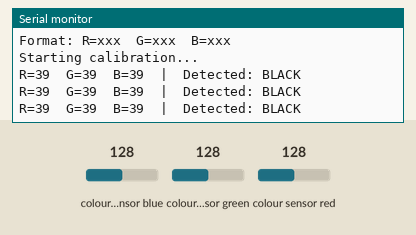
This sketch was run on a simulated Arduino Uno, built with avr-gcc and run on an emulated ATmega328P. On the bench: the last lines printed to the serial monitor. Wiring (inferred from the names in the program): TCS3200 colour sensor: output A4; S2 A2; S3 A3; S0 pin 8; S1 pin 13. Inputs (shaded band) come from the test bench; at power-on: colour sensor blue 128, colour sensor green 128, colour sensor red 128.

Above: at 3.2 s.
3.3 s: colour sensor blue set to 5
At 4.1 s:
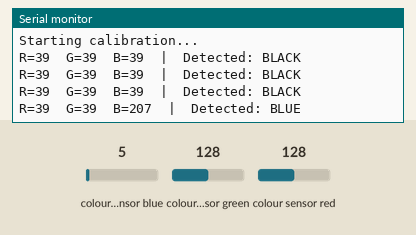
5.7 s: colour sensor green set to 5
At 6.2 s:
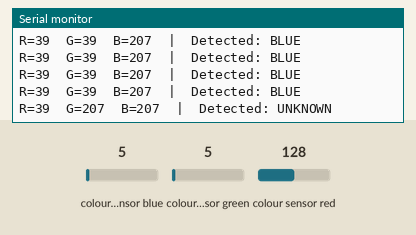
7.8 s: colour sensor red set to 5
At 8.4 s:
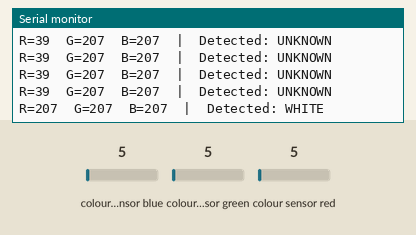

Measured:
- after the input at 3.3 s, the serial monitor: prints a new line after 0.38 s (image 1)
- after the input at 5.7 s, the serial monitor: prints a new line after 0.10 s (image 2)
- after the input at 7.8 s, the serial monitor: prints a new line after 0.13 s (image 3)

The sketch:

color_sensor_calibration.ino
```cpp
/*
 * Color Sensor Calibration Sketch
 * Use this to calibrate RGB threshold values for each color
 *
 * Instructions:
 * 1. Upload this sketch
 * 2. Open Serial Monitor (9600 baud)
 * 3. Point sensor at BLACK surface → record RGB values
 * 4. Point sensor at GREEN surface → record RGB values
 * 5. Point sensor at RED surface → record RGB values
 * 6. Point sensor at BLUE surface → record RGB values
 * 7. Point sensor at WHITE surface → record RGB values
 * 8. Update color threshold ranges in config.h
 */

// Pin definitions
#define COLOR_S0   8
#define COLOR_S1   13
#define COLOR_S2   A2
#define COLOR_S3   A3
#define COLOR_OUT  A4

void setup() {
  Serial.begin(9600);
  Serial.println("=== Color Sensor Calibration ===");
  Serial.println("Point sensor at each color and record RGB values");
  Serial.println("Format: R=xxx  G=xxx  B=xxx");
  Serial.println();

  // Initialize color sensor pins
  pinMode(COLOR_S0, OUTPUT);
  pinMode(COLOR_S1, OUTPUT);
  pinMode(COLOR_S2, OUTPUT);
  pinMode(COLOR_S3, OUTPUT);
  pinMode(COLOR_OUT, INPUT);

  // Set frequency scaling to 20%
  digitalWrite(COLOR_S0, HIGH);
  digitalWrite(COLOR_S1, LOW);

  delay(2000);
  Serial.println("Starting calibration...\n");
}

void loop() {
  // Read RGB values
  int red = readRed();
  int green = readGreen();
  int blue = readBlue();

  // Print values
  Serial.print("R=");
  Serial.print(red);
  Serial.print("\tG=");
  Serial.print(green);
  Serial.print("\tB=");
  Serial.print(blue);
  Serial.print("\t|\t");

  // Guess color (basic detection)
  String detectedColor = guessColor(red, green, blue);
  Serial.print("Detected: ");
  Serial.println(detectedColor);

  delay(500);
}

// Read red filtered value
int readRed() {
  digitalWrite(COLOR_S2, LOW);
  digitalWrite(COLOR_S3, LOW);
  delay(10);
  int frequency = pulseIn(COLOR_OUT, LOW);
  return frequency;
}

// Read green filtered value
int readGreen() {
  digitalWrite(COLOR_S2, HIGH);
  digitalWrite(COLOR_S3, HIGH);
  delay(10);
  int frequency = pulseIn(COLOR_OUT, LOW);
  return frequency;
}

// Read blue filtered value
int readBlue() {
  digitalWrite(COLOR_S2, LOW);
  digitalWrite(COLOR_S3, HIGH);
  delay(10);
  int frequency = pulseIn(COLOR_OUT, LOW);
  return frequency;
}

// Basic color detection (adjust thresholds based on your readings)
String guessColor(int r, int g, int b) {
  // These are example thresholds - adjust based on your calibration!

  // Black (low values for all)
  if (r < 50 && g < 50 && b < 50) {
    return "BLACK";
  }

  // White (high values for all)
  if (r > 200 && g > 200 && b > 200) {
    return "WHITE";
  }

  // Red (high red, low green and blue)
  if (r > 150 && g < 80 && b < 80) {
    return "RED";
  }

  // Green (high green, lower red and blue)
  if (g > 100 && r < 100 && b < 100) {
    return "GREEN";
  }

  // Blue (high blue, low red and green)
  if (b > 150 && r < 80 && g < 100) {
    return "BLUE";
  }

  return "UNKNOWN";
}

/*
 * CALIBRATION PROCEDURE:
 *
 * 1. Point sensor at BLACK surface:
 *    Record: R=___ G=___ B=___
 *    These are your BLACK_x_MIN and BLACK_x_MAX values
 *
 * 2. Point sensor at GREEN surface:
 *    Record: R=___ G=___ B=___
 *    These are your GREEN_x_MIN and GREEN_x_MAX values
 *
 * 3. Point sensor at RED surface:
 *    Record: R=___ G=___ B=___
 *    These are your RED_x_MIN and RED_x_MAX values
 *
 * 4. Point sensor at BLUE surface:
 *    Record: R=___ G=___ B=___
 *    These are your BLUE_x_MIN and BLUE_x_MAX values
 *
 * 5. Point sensor at WHITE surface:
 *    Record: R=___ G=___ B=___
 *    These are your WHITE_x_MIN and WHITE_x_MAX values
 *
 * TIPS:
 * - Take multiple readings for each color
 * - Use average values for more reliable detection
 * - Add ±10-20 margin for MIN/MAX ranges
 * - Test under same lighting as competition
 * - Avoid direct sunlight (causes interference)
 *
 * Example calibration for RED:
 * Readings: R=180, G=45, B=50
 * Set in config.h:
 * #define RED_R_MIN 160  (180 - 20 margin)
 * #define RED_R_MAX 200  (180 + 20 margin)
 * #define RED_G_MIN 25   (45 - 20 margin)
 * #define RED_G_MAX 65   (45 + 20 margin)
 * #define RED_B_MIN 30   (50 - 20 margin)
 * #define RED_B_MAX 70   (50 + 20 margin)
 */
```
